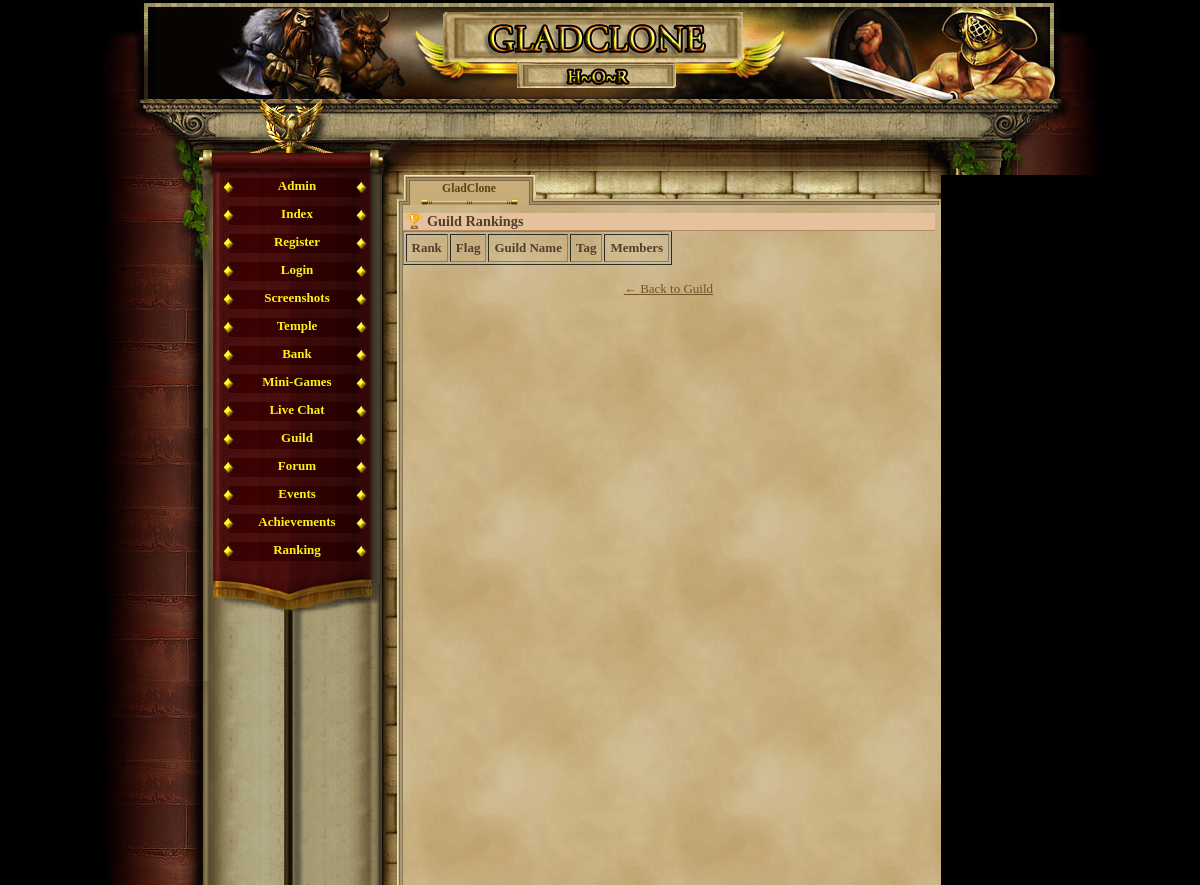
Before: /guild_rankings.php with the older database file.
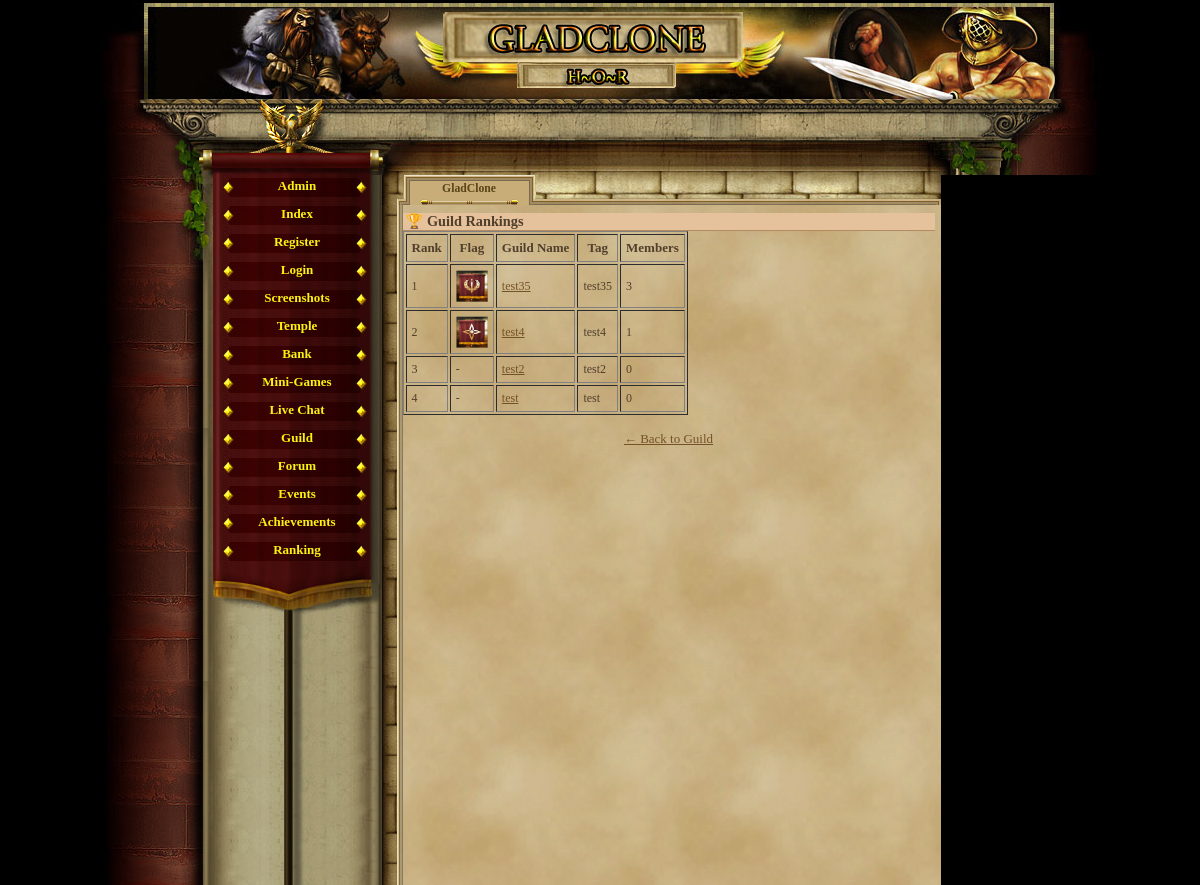
After: the same page with the newer database file.
### tables this page shows
CREATE TABLE `guilds` (
  `id` int(11) NOT NULL AUTO_INCREMENT,
  `name` varchar(50) NOT NULL,
  `tag` varchar(10) NOT NULL,
  `description` text,
  `created_at` datetime DEFAULT CURRENT_TIMESTAMP,
  `flag` varchar(100) DEFAULT NULL,
  PRIMARY KEY (`id`),
  UNIQUE KEY `tag` (`tag`)
);

### guild_rankings.php (the view, shortened to what this page needs)
<?php
require_once('var/ustawienia.php');
require_once('gora_strony.php');
require_once('menu_l.php');
?>
<h2>🏆 Guild Rankings</h2>
<table border="1" cellpadding="5">
    <tr>
        <th>Rank</th>
        <th>Flag</th>
        <th>Guild Name</th>
        <th>Tag</th>
        <th>Members</th>
    </tr>
    <?php
    $rank = 1;
    $result = $conn->query("
        SELECT g.id, g.name, g.tag, g.flag, COUNT(gm.player_id) AS member_count
        FROM guilds g
        LEFT JOIN guild_members gm ON g.id = gm.guild_id
        GROUP BY g.id
        ORDER BY member_count DESC
    ");
    while ($row = $result->fetch_assoc()):
    ?>
    <tr>
        <td><?= $rank++ ?></td>
        <td>
            <?php if (!empty($row['flag'])): ?>
                <img src="images/guild/flags/<?= htmlspecialchars($row['flag']) ?>" width="32" height="32">
            <?php else: ?>
                -
            <?php endif; ?>
        </td>
        <td>
            <a href="guild_view.php?id=<?= $row['id'] ?>">
                <?= htmlspecialchars($row['name']) ?>
            </a>
        </td>
        <td><?= htmlspecialchars($row['tag']) ?></td>
        <td><?= $row['member_count'] ?></td>
    </tr>
    <?php endwhile; ?>
</table>
<br><div style="text-align:center;"><a href="guild.php">← Back to Guild</a></div>

Changed rows visible on the page:
added guilds: flag (picture), name "test35", tag "test35", member_count "3"
added guilds: flag (picture), name "test4", tag "test4", member_count "1"
added guilds: name "test2", tag "test2", member_count "0"
added guilds: name "test", tag "test", member_count "0"
